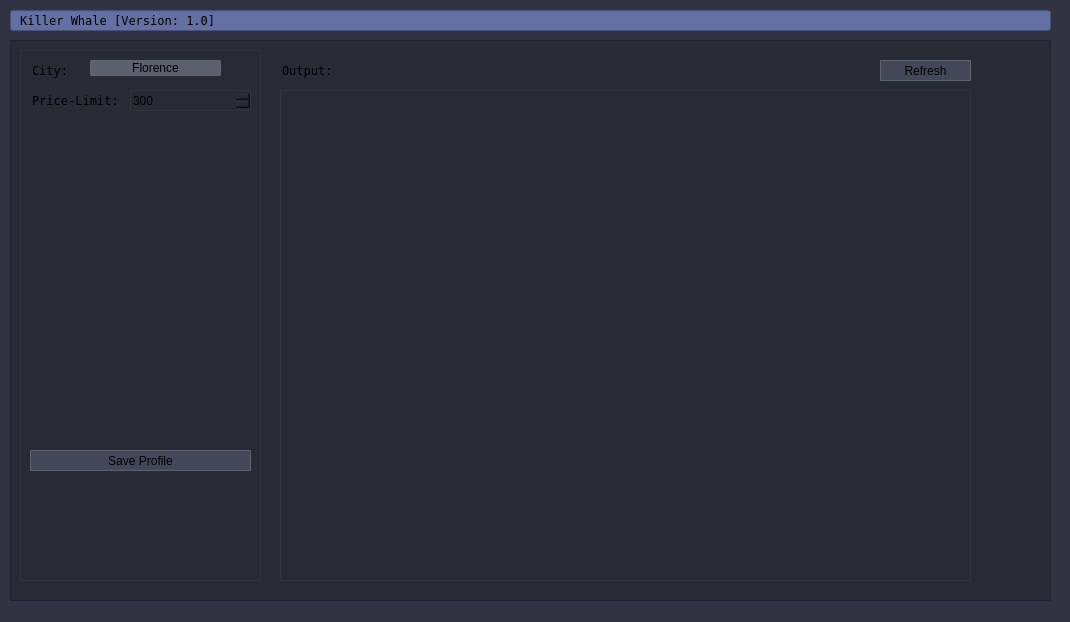
<?xml version="1.0" encoding="UTF-8"?>
<ui version="4.0">
 <class>MainWindow</class>
 <widget class="QMainWindow" name="MainWindow">
  <property name="geometry">
   <rect>
    <x>0</x>
    <y>0</y>
    <width>1070</width>
    <height>622</height>
   </rect>
  </property>
  <property name="windowTitle">
   <string>MainWindow</string>
  </property>
  <property name="styleSheet">
   <string notr="true">background-color: rgb(49, 50, 66);</string>
  </property>
  <property name="toolButtonStyle">
   <enum>Qt::ToolButtonTextBesideIcon</enum>
  </property>
  <widget class="QWidget" name="centralwidget">
   <widget class="QLineEdit" name="lineEdit">
    <property name="enabled">
     <bool>true</bool>
    </property>
    <property name="geometry">
     <rect>
      <x>10</x>
      <y>10</y>
      <width>1041</width>
      <height>21</height>
     </rect>
    </property>
    <property name="font">
     <font>
      <family>Andale Mono</family>
     </font>
    </property>
    <property name="acceptDrops">
     <bool>false</bool>
    </property>
    <property name="styleSheet">
     <string notr="true">background-color: rgb(100, 112, 164);</string>
    </property>
    <property name="text">
     <string> Killer Whale [Version: 1.0]</string>
    </property>
    <property name="readOnly">
     <bool>true</bool>
    </property>
   </widget>
   <widget class="QWidget" name="widget_2" native="true">
    <property name="geometry">
     <rect>
      <x>10</x>
      <y>40</y>
      <width>1041</width>
      <height>561</height>
     </rect>
    </property>
    <property name="styleSheet">
     <string notr="true">background-color: rgb(40, 42, 53);
border : 0.7px solid rgb(34, 35, 48)</string>
    </property>
    <widget class="QWidget" name="widget_3" native="true">
     <property name="geometry">
      <rect>
       <x>270</x>
       <y>50</y>
       <width>691</width>
       <height>491</height>
      </rect>
     </property>
     <property name="styleSheet">
      <string notr="true">border : 1px solid rgb(48, 52, 62)</string>
     </property>
    </widget>
    <widget class="QLineEdit" name="lineEdit_2">
     <property name="enabled">
      <bool>true</bool>
     </property>
     <property name="geometry">
      <rect>
       <x>270</x>
       <y>20</y>
       <width>81</width>
       <height>20</height>
      </rect>
     </property>
     <property name="font">
      <font>
       <family>Andale Mono</family>
      </font>
     </property>
     <property name="acceptDrops">
      <bool>false</bool>
     </property>
     <property name="styleSheet">
      <string notr="true">border:none;</string>
     </property>
     <property name="text">
      <string>Output:</string>
     </property>
     <property name="readOnly">
      <bool>true</bool>
     </property>
    </widget>
    <widget class="QWidget" name="widget_4" native="true">
     <property name="geometry">
      <rect>
       <x>10</x>
       <y>10</y>
       <width>241</width>
       <height>531</height>
      </rect>
     </property>
     <property name="contextMenuPolicy">
      <enum>Qt::NoContextMenu</enum>
     </property>
     <property name="layoutDirection">
      <enum>Qt::LeftToRight</enum>
     </property>
     <property name="styleSheet">
      <string notr="true">border : 1px solid rgb(48, 52, 62)</string>
     </property>
     <widget class="QLineEdit" name="lineEdit_3">
      <property name="enabled">
       <bool>true</bool>
      </property>
      <property name="geometry">
       <rect>
        <x>10</x>
        <y>10</y>
        <width>51</width>
        <height>20</height>
       </rect>
      </property>
      <property name="font">
       <font>
        <family>Andale Mono</family>
       </font>
      </property>
      <property name="acceptDrops">
       <bool>false</bool>
      </property>
      <property name="styleSheet">
       <string notr="true">border:none;</string>
      </property>
      <property name="text">
       <string>City:</string>
      </property>
      <property name="readOnly">
       <bool>true</bool>
      </property>
     </widget>
     <widget class="QLineEdit" name="lineEdit_4">
      <property name="enabled">
       <bool>true</bool>
      </property>
      <property name="geometry">
       <rect>
        <x>10</x>
        <y>40</y>
        <width>111</width>
        <height>20</height>
       </rect>
      </property>
      <property name="font">
       <font>
        <family>Andale Mono</family>
       </font>
      </property>
      <property name="acceptDrops">
       <bool>false</bool>
      </property>
      <property name="styleSheet">
       <string notr="true">border:none;</string>
      </property>
      <property name="text">
       <string>Price-Limit:</string>
      </property>
      <property name="readOnly">
       <bool>true</bool>
      </property>
     </widget>
     <widget class="QPushButton" name="pushButton_3">
      <property name="geometry">
       <rect>
        <x>70</x>
        <y>10</y>
        <width>131</width>
        <height>16</height>
       </rect>
      </property>
      <property name="contextMenuPolicy">
       <enum>Qt::NoContextMenu</enum>
      </property>
      <property name="styleSheet">
       <string notr="true">background-color: rgb(92, 95, 111);
border-style: solid;
border-width:2px;
border-radius:2px;
border-color: rgb(95, 98, 111);</string>
      </property>
      <property name="text">
       <string>Florence</string>
      </property>
     </widget>
     <widget class="QSpinBox" name="spinBox">
      <property name="geometry">
       <rect>
        <x>110</x>
        <y>40</y>
        <width>121</width>
        <height>21</height>
       </rect>
      </property>
      <property name="minimum">
       <number>300</number>
      </property>
      <property name="maximum">
       <number>1000</number>
      </property>
     </widget>
     <widget class="QPushButton" name="pushButton_4">
      <property name="geometry">
       <rect>
        <x>10</x>
        <y>400</y>
        <width>221</width>
        <height>21</height>
       </rect>
      </property>
      <property name="contextMenuPolicy">
       <enum>Qt::NoContextMenu</enum>
      </property>
      <property name="styleSheet">
       <string notr="true">background-color: rgb(68, 71, 89);
border-style: solid;
border-width:1px;
border-radius:1px;
border-color: rgb(95, 98, 111);</string>
      </property>
      <property name="text">
       <string>Save Profile</string>
      </property>
     </widget>
    </widget>
    <widget class="QPushButton" name="pushButton_5">
     <property name="geometry">
      <rect>
       <x>870</x>
       <y>20</y>
       <width>91</width>
       <height>21</height>
      </rect>
     </property>
     <property name="contextMenuPolicy">
      <enum>Qt::NoContextMenu</enum>
     </property>
     <property name="styleSheet">
      <string notr="true">background-color: rgb(68, 71, 89);
border-style: solid;
border-width:1px;
border-radius:1px;
border-color: rgb(95, 98, 111);</string>
     </property>
     <property name="text">
      <string>Refresh</string>
     </property>
    </widget>
    <zorder>widget_4</zorder>
    <zorder>widget_3</zorder>
    <zorder>lineEdit_2</zorder>
    <zorder>pushButton_5</zorder>
   </widget>
  </widget>
 </widget>
 <resources/>
 <connections/>
</ui>
